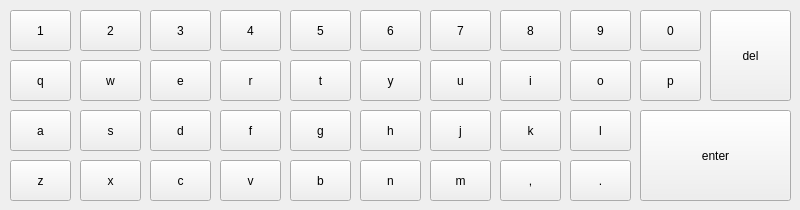
<?xml version="1.0" encoding="UTF-8"?>
<ui version="4.0">
 <class>keyboard</class>
 <widget class="QWidget" name="keyboard">
  <property name="geometry">
   <rect>
    <x>0</x>
    <y>0</y>
    <width>800</width>
    <height>210</height>
   </rect>
  </property>
  <property name="windowTitle">
   <string>Form</string>
  </property>
  <widget class="QPushButton" name="pushButton1">
   <property name="geometry">
    <rect>
     <x>10</x>
     <y>10</y>
     <width>61</width>
     <height>41</height>
    </rect>
   </property>
   <property name="text">
    <string>1</string>
   </property>
  </widget>
  <widget class="QPushButton" name="pushButton2">
   <property name="geometry">
    <rect>
     <x>80</x>
     <y>10</y>
     <width>61</width>
     <height>41</height>
    </rect>
   </property>
   <property name="text">
    <string>2</string>
   </property>
  </widget>
  <widget class="QPushButton" name="pushButton3">
   <property name="geometry">
    <rect>
     <x>150</x>
     <y>10</y>
     <width>61</width>
     <height>41</height>
    </rect>
   </property>
   <property name="text">
    <string>3</string>
   </property>
  </widget>
  <widget class="QPushButton" name="pushButton4">
   <property name="geometry">
    <rect>
     <x>220</x>
     <y>10</y>
     <width>61</width>
     <height>41</height>
    </rect>
   </property>
   <property name="text">
    <string>4</string>
   </property>
  </widget>
  <widget class="QPushButton" name="pushButton5">
   <property name="geometry">
    <rect>
     <x>290</x>
     <y>10</y>
     <width>61</width>
     <height>41</height>
    </rect>
   </property>
   <property name="text">
    <string>5</string>
   </property>
  </widget>
  <widget class="QPushButton" name="pushButton7">
   <property name="geometry">
    <rect>
     <x>430</x>
     <y>10</y>
     <width>61</width>
     <height>41</height>
    </rect>
   </property>
   <property name="text">
    <string>7</string>
   </property>
  </widget>
  <widget class="QPushButton" name="pushButton0">
   <property name="geometry">
    <rect>
     <x>640</x>
     <y>10</y>
     <width>61</width>
     <height>41</height>
    </rect>
   </property>
   <property name="text">
    <string>0</string>
   </property>
  </widget>
  <widget class="QPushButton" name="pushButton6">
   <property name="geometry">
    <rect>
     <x>360</x>
     <y>10</y>
     <width>61</width>
     <height>41</height>
    </rect>
   </property>
   <property name="text">
    <string>6</string>
   </property>
  </widget>
  <widget class="QPushButton" name="pushButton9">
   <property name="geometry">
    <rect>
     <x>570</x>
     <y>10</y>
     <width>61</width>
     <height>41</height>
    </rect>
   </property>
   <property name="text">
    <string>9</string>
   </property>
  </widget>
  <widget class="QPushButton" name="pushButton8">
   <property name="geometry">
    <rect>
     <x>500</x>
     <y>10</y>
     <width>61</width>
     <height>41</height>
    </rect>
   </property>
   <property name="text">
    <string>8</string>
   </property>
  </widget>
  <widget class="QPushButton" name="pushButtono">
   <property name="geometry">
    <rect>
     <x>570</x>
     <y>60</y>
     <width>61</width>
     <height>41</height>
    </rect>
   </property>
   <property name="text">
    <string>o</string>
   </property>
  </widget>
  <widget class="QPushButton" name="pushButtone">
   <property name="geometry">
    <rect>
     <x>150</x>
     <y>60</y>
     <width>61</width>
     <height>41</height>
    </rect>
   </property>
   <property name="text">
    <string>e</string>
   </property>
  </widget>
  <widget class="QPushButton" name="pushButtonq">
   <property name="geometry">
    <rect>
     <x>10</x>
     <y>60</y>
     <width>61</width>
     <height>41</height>
    </rect>
   </property>
   <property name="text">
    <string>q</string>
   </property>
  </widget>
  <widget class="QPushButton" name="pushButtonw">
   <property name="geometry">
    <rect>
     <x>80</x>
     <y>60</y>
     <width>61</width>
     <height>41</height>
    </rect>
   </property>
   <property name="text">
    <string>w</string>
   </property>
  </widget>
  <widget class="QPushButton" name="pushButtoni">
   <property name="geometry">
    <rect>
     <x>500</x>
     <y>60</y>
     <width>61</width>
     <height>41</height>
    </rect>
   </property>
   <property name="text">
    <string>i</string>
   </property>
  </widget>
  <widget class="QPushButton" name="pushButtont">
   <property name="geometry">
    <rect>
     <x>290</x>
     <y>60</y>
     <width>61</width>
     <height>41</height>
    </rect>
   </property>
   <property name="text">
    <string>t</string>
   </property>
  </widget>
  <widget class="QPushButton" name="pushButtonp">
   <property name="geometry">
    <rect>
     <x>640</x>
     <y>60</y>
     <width>61</width>
     <height>41</height>
    </rect>
   </property>
   <property name="text">
    <string>p</string>
   </property>
  </widget>
  <widget class="QPushButton" name="pushButtondel">
   <property name="geometry">
    <rect>
     <x>710</x>
     <y>10</y>
     <width>81</width>
     <height>91</height>
    </rect>
   </property>
   <property name="text">
    <string>del</string>
   </property>
  </widget>
  <widget class="QPushButton" name="pushButtonr">
   <property name="geometry">
    <rect>
     <x>220</x>
     <y>60</y>
     <width>61</width>
     <height>41</height>
    </rect>
   </property>
   <property name="text">
    <string>r</string>
   </property>
  </widget>
  <widget class="QPushButton" name="pushButtonu">
   <property name="geometry">
    <rect>
     <x>430</x>
     <y>60</y>
     <width>61</width>
     <height>41</height>
    </rect>
   </property>
   <property name="text">
    <string>u</string>
   </property>
  </widget>
  <widget class="QPushButton" name="pushButtonk">
   <property name="geometry">
    <rect>
     <x>500</x>
     <y>110</y>
     <width>61</width>
     <height>41</height>
    </rect>
   </property>
   <property name="text">
    <string>k</string>
   </property>
  </widget>
  <widget class="QPushButton" name="pushButtond">
   <property name="geometry">
    <rect>
     <x>150</x>
     <y>110</y>
     <width>61</width>
     <height>41</height>
    </rect>
   </property>
   <property name="text">
    <string>d</string>
   </property>
  </widget>
  <widget class="QPushButton" name="pushButtona">
   <property name="geometry">
    <rect>
     <x>10</x>
     <y>110</y>
     <width>61</width>
     <height>41</height>
    </rect>
   </property>
   <property name="text">
    <string>a</string>
   </property>
  </widget>
  <widget class="QPushButton" name="pushButtons">
   <property name="geometry">
    <rect>
     <x>80</x>
     <y>110</y>
     <width>61</width>
     <height>41</height>
    </rect>
   </property>
   <property name="text">
    <string>s</string>
   </property>
  </widget>
  <widget class="QPushButton" name="pushButtonj">
   <property name="geometry">
    <rect>
     <x>430</x>
     <y>110</y>
     <width>61</width>
     <height>41</height>
    </rect>
   </property>
   <property name="text">
    <string>j</string>
   </property>
  </widget>
  <widget class="QPushButton" name="pushButtong">
   <property name="geometry">
    <rect>
     <x>290</x>
     <y>110</y>
     <width>61</width>
     <height>41</height>
    </rect>
   </property>
   <property name="text">
    <string>g</string>
   </property>
  </widget>
  <widget class="QPushButton" name="pushButtonl">
   <property name="geometry">
    <rect>
     <x>570</x>
     <y>110</y>
     <width>61</width>
     <height>41</height>
    </rect>
   </property>
   <property name="text">
    <string>l</string>
   </property>
  </widget>
  <widget class="QPushButton" name="pushButtonenter">
   <property name="geometry">
    <rect>
     <x>640</x>
     <y>110</y>
     <width>151</width>
     <height>91</height>
    </rect>
   </property>
   <property name="text">
    <string>enter</string>
   </property>
  </widget>
  <widget class="QPushButton" name="pushButtonf">
   <property name="geometry">
    <rect>
     <x>220</x>
     <y>110</y>
     <width>61</width>
     <height>41</height>
    </rect>
   </property>
   <property name="text">
    <string>f</string>
   </property>
  </widget>
  <widget class="QPushButton" name="pushButtonh">
   <property name="geometry">
    <rect>
     <x>360</x>
     <y>110</y>
     <width>61</width>
     <height>41</height>
    </rect>
   </property>
   <property name="text">
    <string>h</string>
   </property>
  </widget>
  <widget class="QPushButton" name="pushButtoncomma">
   <property name="geometry">
    <rect>
     <x>500</x>
     <y>160</y>
     <width>61</width>
     <height>41</height>
    </rect>
   </property>
   <property name="text">
    <string>,</string>
   </property>
  </widget>
  <widget class="QPushButton" name="pushButtonc">
   <property name="geometry">
    <rect>
     <x>150</x>
     <y>160</y>
     <width>61</width>
     <height>41</height>
    </rect>
   </property>
   <property name="text">
    <string>c</string>
   </property>
  </widget>
  <widget class="QPushButton" name="pushButtonz">
   <property name="geometry">
    <rect>
     <x>10</x>
     <y>160</y>
     <width>61</width>
     <height>41</height>
    </rect>
   </property>
   <property name="text">
    <string>z</string>
   </property>
  </widget>
  <widget class="QPushButton" name="pushButtonx">
   <property name="geometry">
    <rect>
     <x>80</x>
     <y>160</y>
     <width>61</width>
     <height>41</height>
    </rect>
   </property>
   <property name="text">
    <string>x</string>
   </property>
  </widget>
  <widget class="QPushButton" name="pushButtonm">
   <property name="geometry">
    <rect>
     <x>430</x>
     <y>160</y>
     <width>61</width>
     <height>41</height>
    </rect>
   </property>
   <property name="text">
    <string>m</string>
   </property>
  </widget>
  <widget class="QPushButton" name="pushButtonb">
   <property name="geometry">
    <rect>
     <x>290</x>
     <y>160</y>
     <width>61</width>
     <height>41</height>
    </rect>
   </property>
   <property name="text">
    <string>b</string>
   </property>
  </widget>
  <widget class="QPushButton" name="pushButtonfullstop">
   <property name="geometry">
    <rect>
     <x>570</x>
     <y>160</y>
     <width>61</width>
     <height>41</height>
    </rect>
   </property>
   <property name="text">
    <string>.</string>
   </property>
  </widget>
  <widget class="QPushButton" name="pushButtony">
   <property name="geometry">
    <rect>
     <x>360</x>
     <y>60</y>
     <width>61</width>
     <height>41</height>
    </rect>
   </property>
   <property name="text">
    <string>y</string>
   </property>
  </widget>
  <widget class="QPushButton" name="pushButtonv">
   <property name="geometry">
    <rect>
     <x>220</x>
     <y>160</y>
     <width>61</width>
     <height>41</height>
    </rect>
   </property>
   <property name="text">
    <string>v</string>
   </property>
  </widget>
  <widget class="QPushButton" name="pushButtonn">
   <property name="geometry">
    <rect>
     <x>360</x>
     <y>160</y>
     <width>61</width>
     <height>41</height>
    </rect>
   </property>
   <property name="text">
    <string>n</string>
   </property>
  </widget>
 </widget>
 <resources/>
 <connections/>
</ui>
